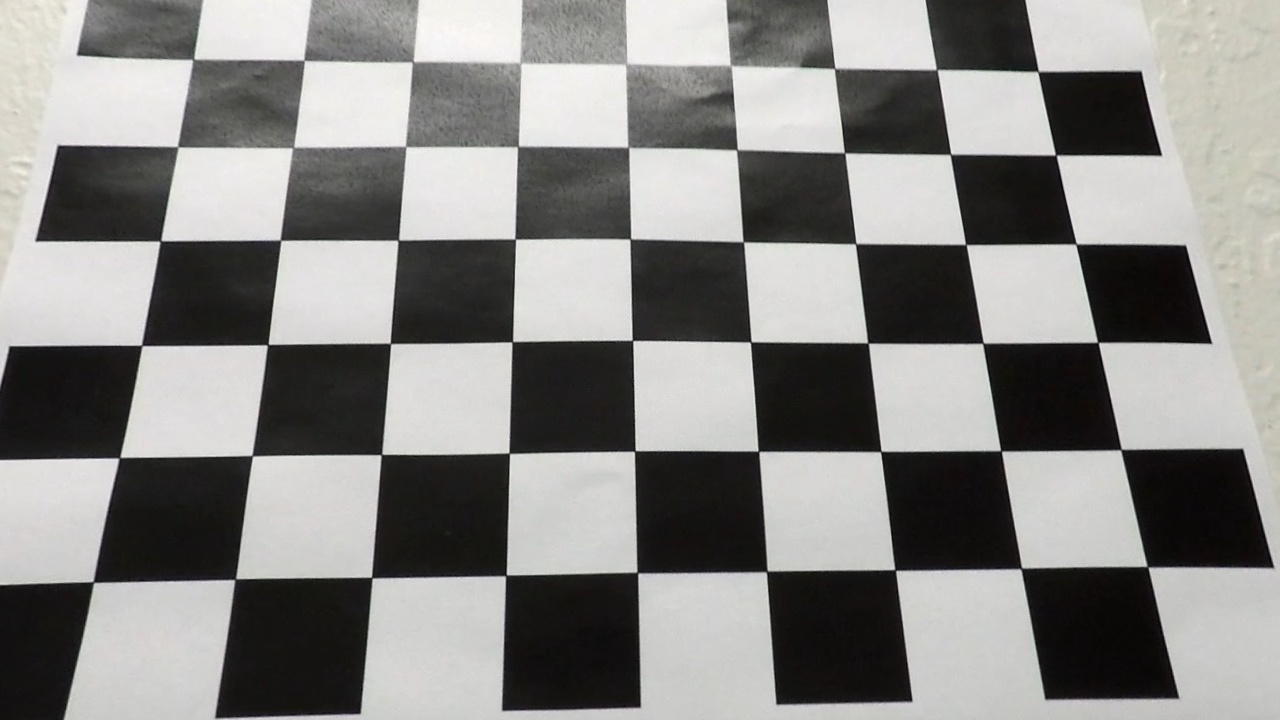
#> input picture OpenCV 10일차/실습/img/camera_cal/test_cal.jpg, 1280 x 720 px, found by its file name
$ python opencv_62.py
#> lines starting #> are read from the running program, lines starting #| are printed output that depends on the picture
# 저장된 피클 데이터를 읽어와서 왜곡 보정하기(undistort)
import cv2
import pickle

with open('output/output3/wide_dist_pickle.p', mode='rb') as f:
#> (reads OpenCV 09일차/실습/output/output3/wide_dist_pickle.p from the repository)
    file = pickle.load(f)
    mtx = file['mtx']
    dist = file['dist']

img = cv2.imread('img/camera_cal/test_cal.jpg')
#> img is the input picture: shape (720, 1280, 3); mean B, G, R 132.4, 134.7, 135.5
dst = cv2.undistort(img, mtx, dist, None, mtx)
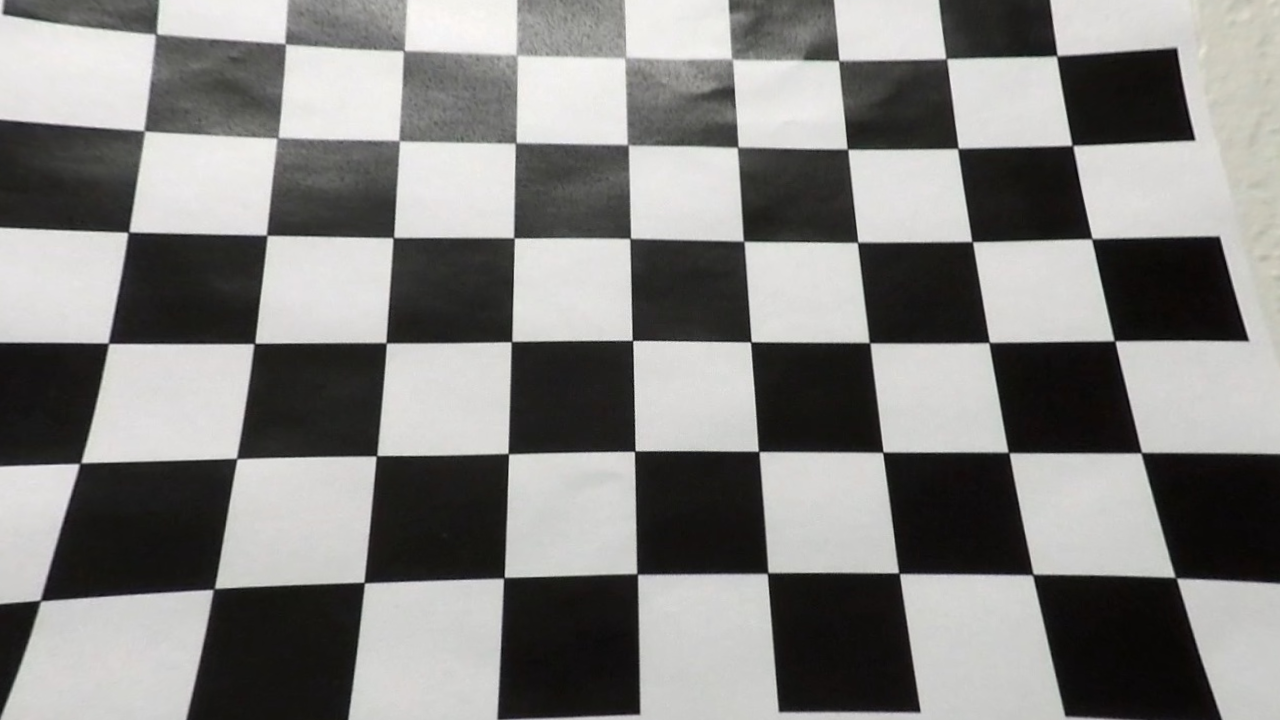
#> dst: shape (720, 1280, 3); mean B, G, R 128.5, 130.5, 131.2

img_result = cv2.hconcat([img, dst])
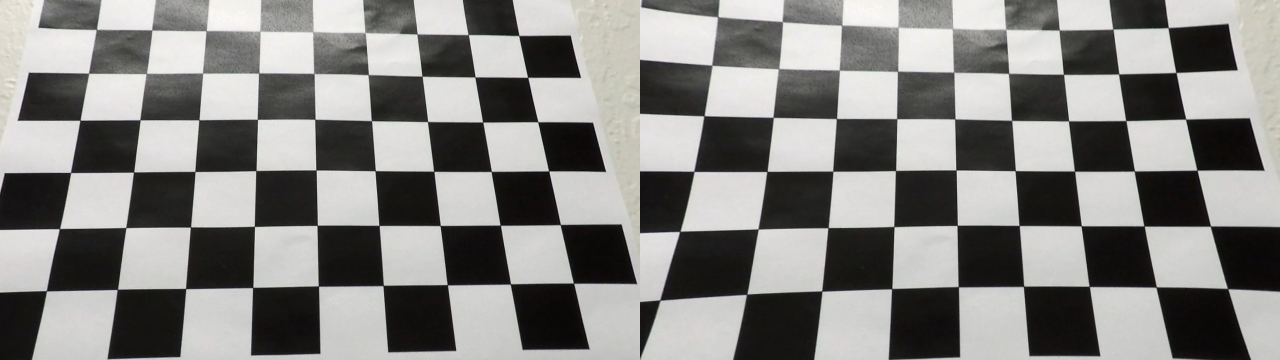
#> img_result: shape (720, 2560, 3) (shown at 1/2 size); mean B, G, R 130.4, 132.6, 133.3
img_result = cv2.pyrDown(img_result)
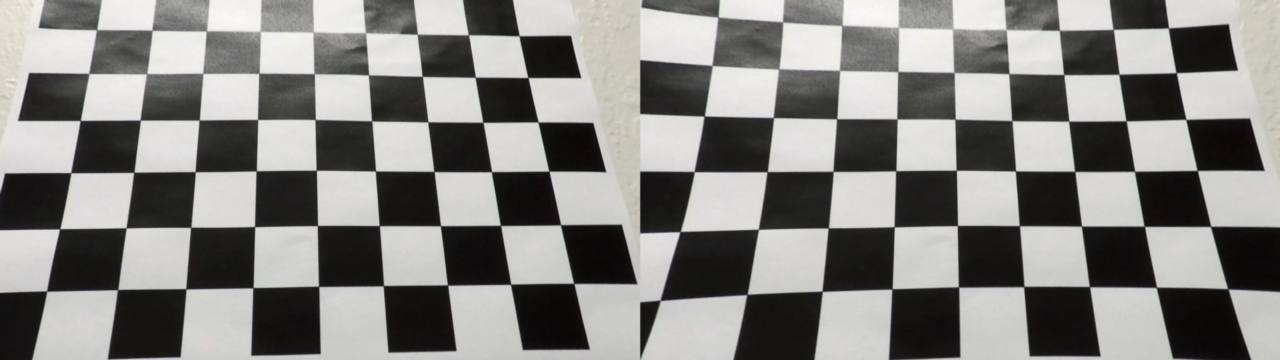
#> img_result: shape (360, 1280, 3); mean B, G, R 130.4, 132.6, 133.3
cv2.imshow('dsdt', img_result)

cv2.waitKey(0)
cv2.destroyAllWindows()
